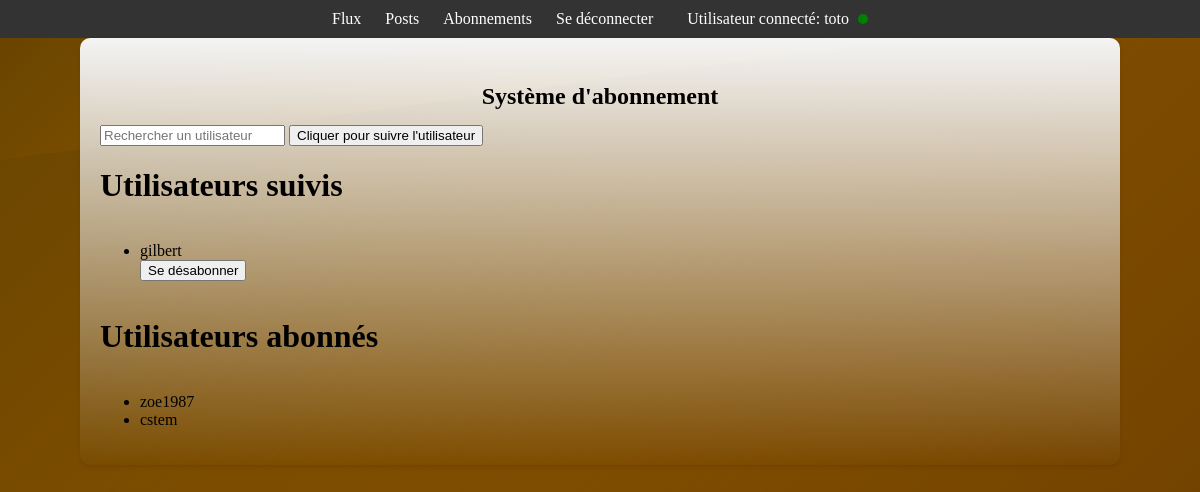
/abonnements/ (signed in), run on the app's committed database.
### review/models.py (models this page shows, shortened)
class UserFollows(models.Model):
    follower = models.ForeignKey(settings.AUTH_USER_MODEL, on_delete=models.CASCADE, related_name='following')
    followed_user = models.ForeignKey(settings.AUTH_USER_MODEL, on_delete=models.CASCADE, related_name='followers')
    class Meta:
        unique_together = ('follower', 'followed_user')

### review/views.py (the view, shortened to what this page needs)
# urls.py: path('abonnements/', FollowUserView.as_view(), name='flux_utilisateurs'),
class FollowUserView(LoginRequiredMixin, FormView):
    template_name = 'review/flux_utilisateurs.html'
    form_class = FollowUserForm
    success_url = reverse_lazy('flux_utilisateurs')
    def get_context_data(self, **kwargs):
        context = super().get_context_data(**kwargs)
        context['utilisateurs_suivis'] = self.request.user.following.all()
        context['abonnes'] = self.request.user.followers.all()
        return context

### review/forms.py
class FollowUserForm(forms.Form):
    username = forms.CharField()

### review/templates/review/flux_utilisateurs.html (shortened to what this page needs)
{% extends 'skeleton.html' %}
{% block content %}
    <div class="post-block your-flux">
        <h2 class="scrollable-title">Système d'abonnement</h2>
        <form method="POST" action="{% url 'subscribe_user' %}">
            <input type="text" name="username" placeholder="Rechercher un utilisateur">
            <button type="submit">Cliquer pour suivre l'utilisateur</button>
        </form>
        <h1>Utilisateurs suivis</h1>
        <ul>
            {% for s_user in utilisateurs_suivis %}
                <li>
                    {{ s_user.followed_user.username }}
                    <form method="post" action="{% url 'unfollow_user' s_user.followed_user.username %}">
                        <button type="submit">Se désabonner</button>
                    </form>
                </li>
            {% endfor %}
        </ul>
        <h1>Utilisateurs abonnés</h1>
        <ul>
            {% for f_user in abonnes %}
                <li>{{ f_user.follower.username }}</li>
            {% endfor %}
        </ul>
    </div>
{% endblock %}

### project/templates/skeleton.html (shortened to what this page needs)
<!DOCTYPE html>
<html>
{% load static %}
<head>
    <link rel="stylesheet" type="text/css" href="{% static 'skeleton/skeleton.css' %}">
    <link rel="stylesheet" href="https://cdnjs.cloudflare.com/ajax/libs/font-awesome/6.0.0-beta3/css/all.min.css"
 />
    <link rel="stylesheet" type="text/css" href="{% static 'flux/flux.css' %}">
    <link rel="stylesheet" type="text/css" href="{% static 'review/review.css' %}">
</head>
<body>
    <nav>
        <ul>
            <li><a href="{% url 'flux' %}">Flux</a></li>
            <li><a href="{% url 'posts' %}">Posts</a></li>
            <li><a href="{% url 'flux_utilisateurs' %}">Abonnements</a></li>
            {% if user.is_authenticated %}
                <li><a href="{% url 'logout' %}">Se déconnecter</a></li>
            {% endif %}
            {% if user.is_authenticated %}
                <li>
                    <span class="username connected">
                        Utilisateur connecté: {{ user.username }}
                    </span>
                </li>
            {% endif %}
        </ul>
    </nav>
    {% block content %}
    {% endblock content %}
</body>
</html>

### project/static/skeleton/skeleton.css (style rules this page uses)
body { position: relative; background: linear-gradient(135deg, #FFA500, #FF8C00, #FF6347, #FF4500); background-size: 400% 400%; animation: gradientAnimation 10s infinite, waveAnimation 2s infinite; margin: 0; padding: 0; min-height: 100vh; z-index: 1; }
body::before, body::after { content: ''; position: absolute; width: 100%; height: 100%; z-index: -1; }
body::before { top: 0; left: 0; background: linear-gradient(135deg, rgba(0, 0, 0, 0.6), rgba(0, 0, 0, 0)); clip-path: polygon(0 0, 100% 0, 100% 80%, 0 100%); }
body::after { bottom: 0; right: 0; background: linear-gradient(135deg, rgba(0, 0, 0, 0), rgba(0, 0, 0, 0.6)); clip-path: polygon(0 20%, 100% 0, 100% 100%, 0 100%); }
nav { background-color: #333; color: white; padding: 10px 0; }
nav ul { list-style-type: none; margin: 0; padding: 0; text-align: center; }
nav ul li { display: inline-block; margin: 0 10px; }
nav ul li a { text-decoration: none; color: white; }
.username { margin-left: 10px; }

### review/static/flux/flux.css (style rules this page uses)
.your-flux { background-color: #f4f4f4; }
.post-block { max-width: 100%; width: 1000px; margin: 0 auto; padding: 20px; background: linear-gradient(to bottom, #f4f4f4, rgba(244, 244, 244, 0)); border-radius: 10px; box-shadow: 0 2px 4px rgba(0, 0, 0, 0.1); display: flex; flex-direction: column; }
.connected::after { content: ""; display: inline-block; width: 10px; height: 10px; background-color: green; border-radius: 50%; margin-left: 5px; }
.post-block { max-width: 100%; width: 1000px; margin: 0 auto; padding: 20px; background: linear-gradient(to bottom, #f4f4f4, rgba(244, 244, 244, 0)); border-radius: 10px; box-shadow: 0 2px 4px rgba(0, 0, 0, 0.1); }
.scrollable-title { font-size: 24px; font-weight: bold; padding: 5px 0; text-align: center; margin-bottom: 10px; }

### review/static/review/review.css (style rules this page uses)
.connected::after { content: ""; display: inline-block; width: 10px; height: 10px; background-color: green; border-radius: 50%; margin-left: 5px; }
.post-block { max-width: 100%; width: 1000px; margin: 0 auto; padding: 20px; background: linear-gradient(to bottom, #f4f4f4, rgba(244, 244, 244, 0)); border-radius: 10px; box-shadow: 0 2px 4px rgba(0, 0, 0, 0.1); }
.scrollable-title { font-size: 24px; font-weight: bold; padding: 5px 0; text-align: center; }

### data on the page
UserFollows: followed_user.username "gilbert"
UserFollows: follower.username "zoe1987"
UserFollows: follower.username "cstem"

### other printed values
{{ user.username }} "toto"
